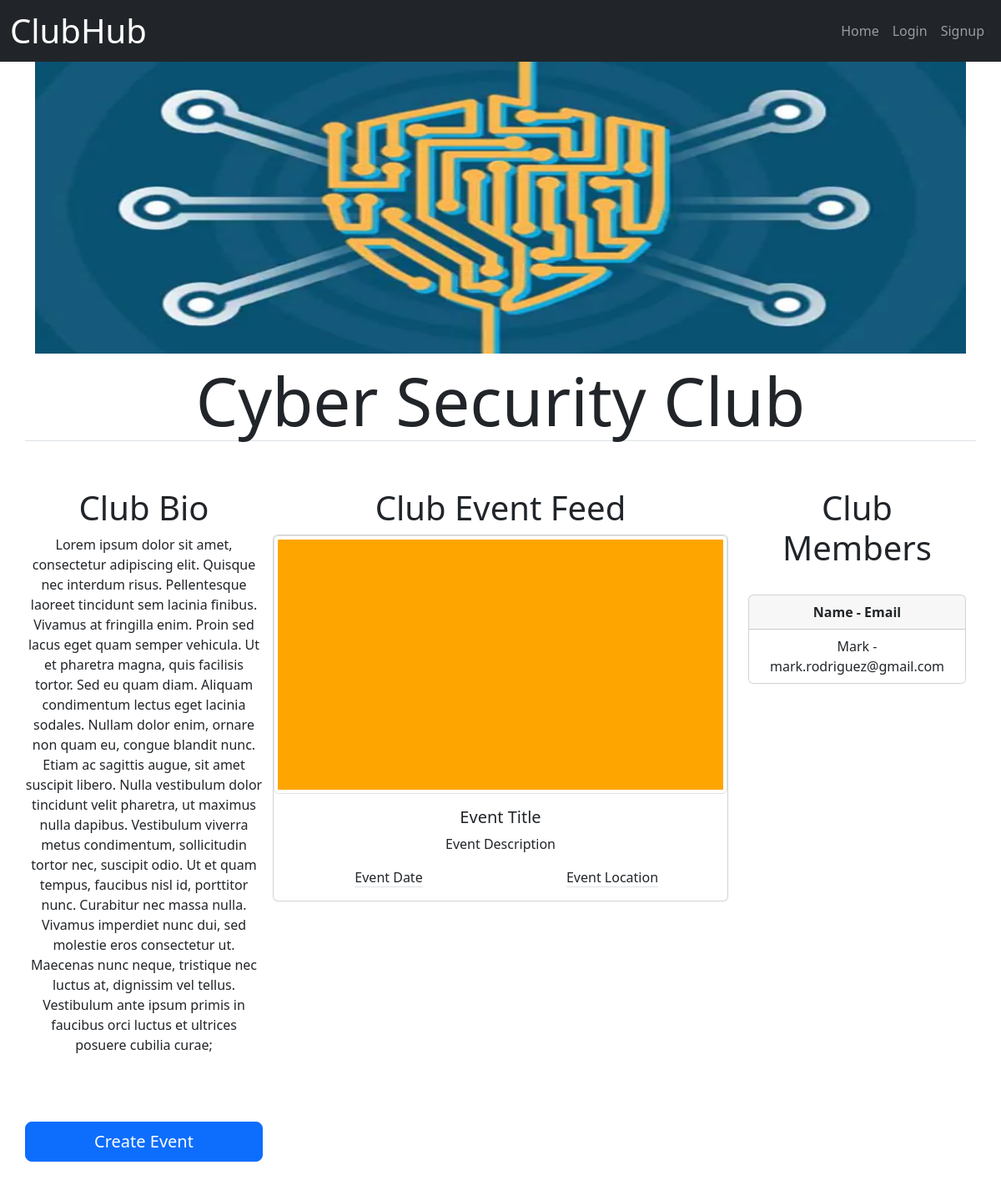
Before: /club/3 with the older database file.
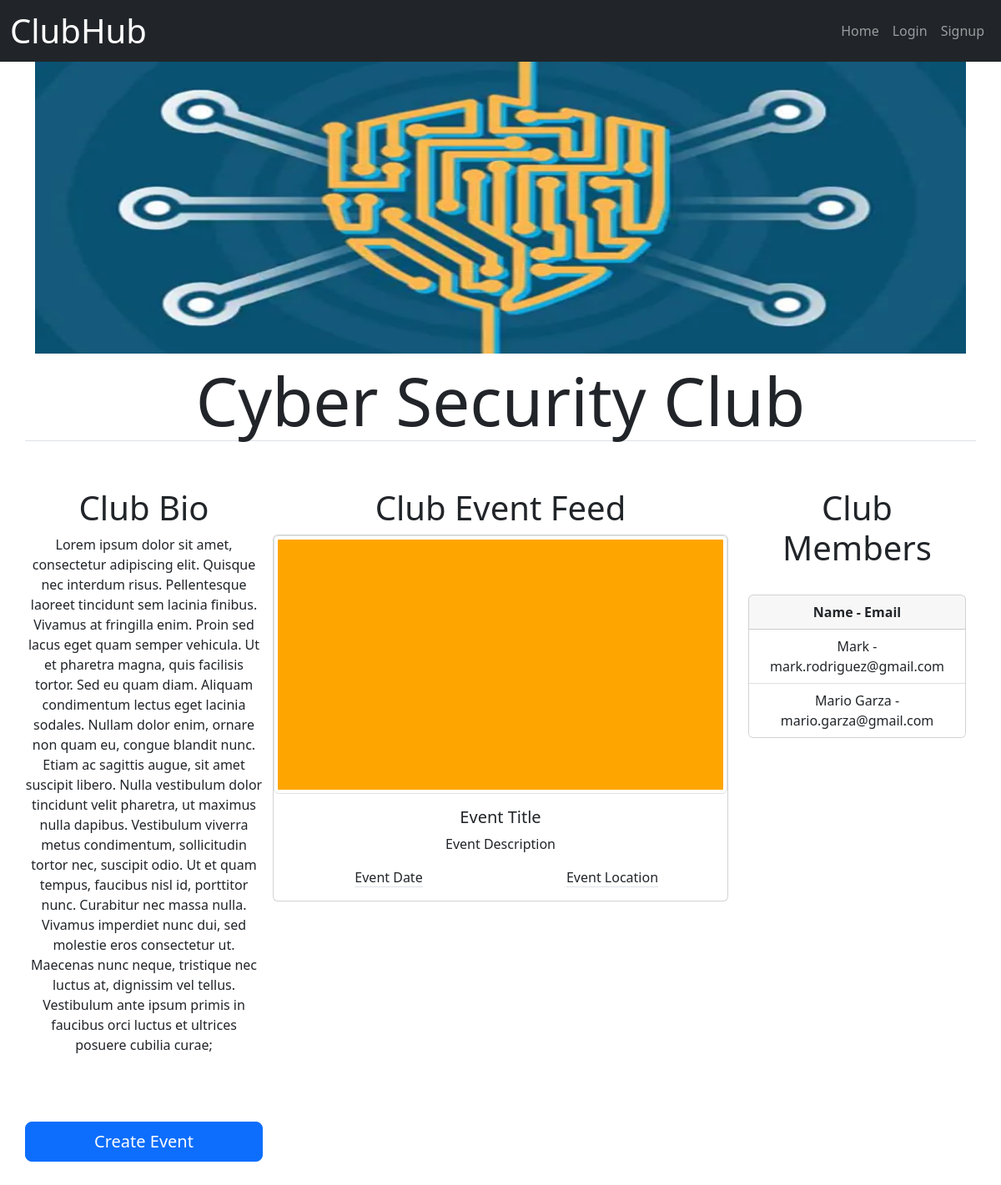
After: the same page with the newer database file.
### ClubHub/models.py (models this page shows)
class Club(db.Model):
    id = db.Column(db.Integer, primary_key=True)
    name = db.Column(db.String(100))
    memberCount = db.Column(db.Integer)
    type = db.Column(db.String(100))
    members = db.Column(db.String(500))
    pictureName = db.Column(db.String(500))

class User(UserMixin,db.Model):
    id = db.Column(db.Integer, primary_key=True)
    email = db.Column(db.String(100), unique=True)
    password = db.Column(db.String(100))
    name = db.Column(db.String(200))
    membership = db.Column(db.String(500))

### ClubHub/main.py (the view)
@main.route("/club/<int:clubID>")
def viewClub(clubID):
    club = db.session.query(Club).filter(Club.id == clubID).first()
    memberList = splitMemberString(club.members)
    users = db.session.query(User).all()
    UsersList = []
    for user in users:
        if str(user.id) in memberList:
            UsersList.append(user)
    return render_template('viewClub.html', club = club, members = UsersList)

### ClubHub/main.py (called while the page is built)
def splitMemberString(members):
    return members.split(" ")

### ClubHub/templates/viewClub.html (shortened to what this page needs)
{% extends "base.html" %}
{% block content %}
<div class="container text-center">
    <div class="row">
        {% if club.pictureName != "orange.png" %}
        <img src="\static\{{ club.pictureName }}" height="350" alt="" />
        {% else %}
        <img src="\static\grey.jpg" height="350" width="100%" alt="" />
        {% endif %}
    </div>
    <div class="row">
        <span class=" my-2 border-bottom text-center display-1"><strong>{{ club.name }}</strong></span>
    </div><br><br>
    <div class="row text-center">
        <div class="col-3 text-center">
            <h1>Club Bio</h1>
            <div class="row text-center">
                Lorem ipsum dolor sit amet, consectetur adipiscing elit. Quisque nec interdum risus. Pellentesque laoreet tincidunt sem lacinia finibus. Vivamus at fringilla enim. Proin sed lacus eget quam semper vehicula. Ut et pharetra magna, quis facilisis tortor. Sed eu quam diam. Aliquam condimentum lectus eget lacinia sodales. Nullam dolor enim, ornare non quam eu, congue blandit nunc. Etiam ac sagittis augue, sit amet suscipit libero. Nulla vestibulum dolor tincidunt velit pharetra, ut maximus nulla dapibus. Vestibulum viverra metus condimentum, sollicitudin tortor nec, suscipit odio. Ut et quam tempus, faucibus nisl id, porttitor nunc. Curabitur nec massa nulla. Vivamus imperdiet nunc dui, sed molestie eros consectetur ut. Maecenas nunc neque, tristique nec luctus at, dignissim vel tellus. Vestibulum ante ipsum primis in faucibus orci luctus et ultrices posuere cubilia curae;
            </div><br><br><br>
            <div class="row">
                <button class="w-100 btn btn-lg btn-primary my-2" type="submit">Create Event</button>
            </div><br><br>
        </div>
        <div class="col text-center">
            <h1>Club Event Feed</h1>
            <div class="card">
                <img src="\static\orange.png" class="img-thumbnail" alt="..." />
                <div class="card-body">
                    <h5 class="card-title">Event Title</h5>
                    <p class="card-text">Event Description</p>
                    <div class="row">
                        <div class="col">
                            <span class="border-bottom text-center">Event Date</span>
                        </div>
                        <div class="col">
                            <span class="border-bottom text-center">Event Location</span>
                        </div>
                    </div>
                </div>
            </div><br><br><br>
        </div>
        <div class="col-3 text-center">
            <h1>Club Members</h1><br>
            <div class="card">
                <div class="card-header fw-bolder">Name - Email</div>
                <ul class="list-group list-group-flush">
                    {% for member in members %}
                    <li class="list-group-item">{{member.name}} - {{member.email}}</li>
                    {% endfor %}
                </ul>
            </div>
        </div>
    </div>
</div>
{% endblock %}

### ClubHub/templates/base.html (shortened to what this page needs)
<!DOCTYPE html>
<html>
<head>
    <link href="https://cdn.jsdelivr.net/npm/bootstrap@5.2.2/dist/css/bootstrap.min.css" rel="stylesheet">
</head>
<body>
    <section>
        <nav class="navbar navbar-expand-lg bg-dark navbar-dark">
            <div class="container-fluid">
                <span class="navbar-brand mb-0 h1 fs-1">ClubHub</span>
                <ul class="navbar-nav">
                    <li class="nav-item">
                        <a class="nav-link" href="{{ url_for('main.index') }}">Home</a>
                    </li>
                    {% if not current_user.is_authenticated %}
                    <li class="nav-item">
                        <a class="nav-link" href="{{ url_for('auth.login') }}">Login</a>
                    </li>
                    <li class="nav-item">
                        <a class="nav-link" href="{{ url_for('auth.signup') }}">Signup</a>
                    </li>
                    {% endif %}
                </ul>
            </div>
        </nav>
        <div>
            <div>
               {% block content %}
               {% endblock %}
            </div>
        </div>
    </section>
</body>
</html>

### ClubHub/templates/base.html (style rules this page uses)
section { overflow-x: hidden; }

Changed rows visible on the page:
added User: name "Mario Garza", email "mario.garza@gmail.com"
